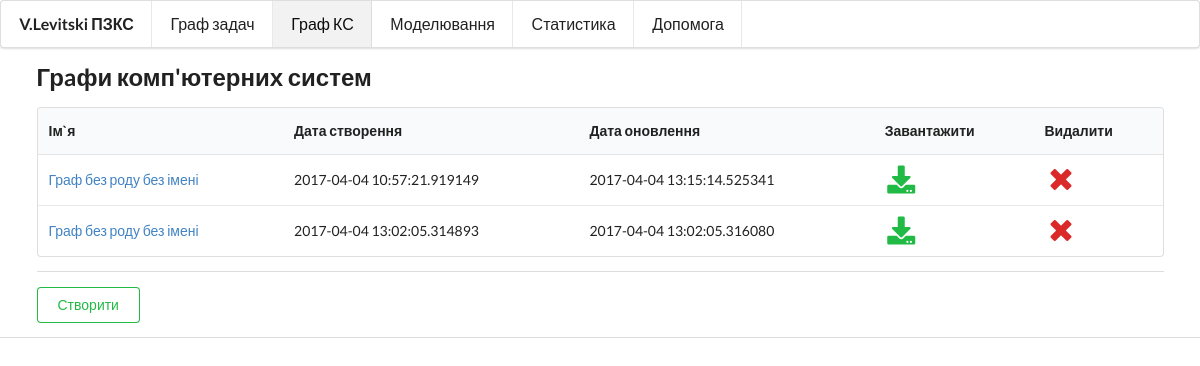
The page /cs-graph/ on the database its author committed.
### app.py (models this page shows)
class CSGraph(db.Model):
    id = db.Column(db.Integer, primary_key=True, autoincrement=True)
    name = db.Column(db.String)
    created_at = db.Column(db.DateTime)
    updated_at = db.Column(db.DateTime)
    data = db.Column(db.String)

### app.py (the view)
@app.route('/cs-graph/')
def cs_graph():
    graphs = CSGraph.query.all()
    return render_template('graph_cs.html', graphs=graphs)

### app.py (called while the page is built)
@app.context_processor
def context():
    return dict(render_ganta=render_diagram_ganta)

### templates/graph_cs.html (shortened to what this page needs)
{% extends "index.html" %}
{% block head %}
    {{ super() }}
{% endblock %}
{% block content %}
    {{ super() }}
    <div class="ui container">
        {% if graphs %}
            <h2>Грaфи комп'ютерних систем</h2>
            <table class="ui table">
                <thead>
                <tr>
                    <th>Ім`я</th>
                    <th>Дата створення</th>
                    <th>Дата оновлення</th>
                    <th>Завантажити</th>
                    <th>Видалити</th>
                </tr>
                </thead>
                <tbody>
                {% for g in graphs %}
                    <tr>
                        <td>
                            <a href="{{ url_for('save_cs_graph',id=g.id) }}">
                                {{ g.name }}
                            </a>
                        </td>
                        <td>{{ g.created_at }}</td>
                        <td>{{ g.updated_at }}</td>
                        <td>
                            <a href="{{ url_for('download_cs_graph', id=g.id) }}"><i
                                    class="download big green icon"></i></a></td>
                        <td>
                            <a href="{{ url_for('delete_cs_graph', id=g.id) }}"><i
                                    class="remove big red icon"></i></a></td>
                    </tr>
                {% endfor %}
                </tbody>
            </table>
        {% endif %}
        <div class="ui divider"></div>
        <a class="ui basic positive button"
           href="{{ url_for('save_cs_graph') }}">Створити</a>
    </div>
{% endblock %}

### templates/index.html (shortened to what this page needs)
{% extends "base.html" %}
{% block head %}
{{ super() }}
{% endblock %}
{% block content %}
<div class="ui big menu">
    <span class="header item">V.Levitski ПЗКС</span>
    <a href="{{ url_for('task_graph') }}"
       class="{% if 'task_graph' in request.endpoint %}active{% endif %} item">
        Граф задач</a>
    <a href="{{ url_for('cs_graph') }}"
       class="{% if 'cs_graph' in request.endpoint %}active{% endif %} item">
        Граф КС</a>
    <a href="{{ url_for('modeling') }}"
       class="{% if 'modeling' in request.endpoint %}active{% endif %} item">
        Моделювання</a>
    <a href="{{ url_for('statistics') }}"
       class="{% if 'statistics' in request.endpoint%}active{% endif %} item">
        Статистика</a>
    <a href="{{ url_for('help') }}"
       class="{% if 'help' in request.endpoint %}active{% endif %} item">
        Допомога</a>
</div>
{% endblock %}

### templates/base.html (shortened to what this page needs)
<!doctype html>
<html>
<head>
    {% block head %}
    <link rel="stylesheet"
          href="https://cdnjs.cloudflare.com/ajax/libs/semantic-ui/2.2.9/semantic.min.css">
    {% endblock %}
</head>
<body>
<div id="content">{% block content %}{% endblock %}</div>
<div id="footer" class="footer-right">
    {% block footer %}
        <div class="ui divider"></div>
    {% endblock %}
</div>
</body>
</html>

### rows shown on the page
CSGraph: name "Граф без роду без імені", created_at "2017-04-04 10:57:21.919149", updated_at "2017-04-04 13:15:14.525341"
CSGraph: name "Граф без роду без імені", created_at "2017-04-04 13:02:05.314893", updated_at "2017-04-04 13:02:05.316080"
